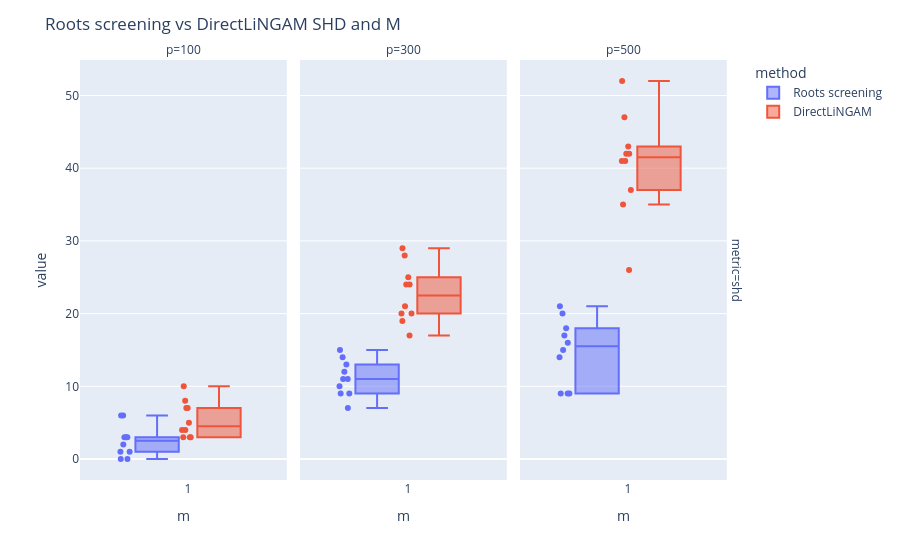
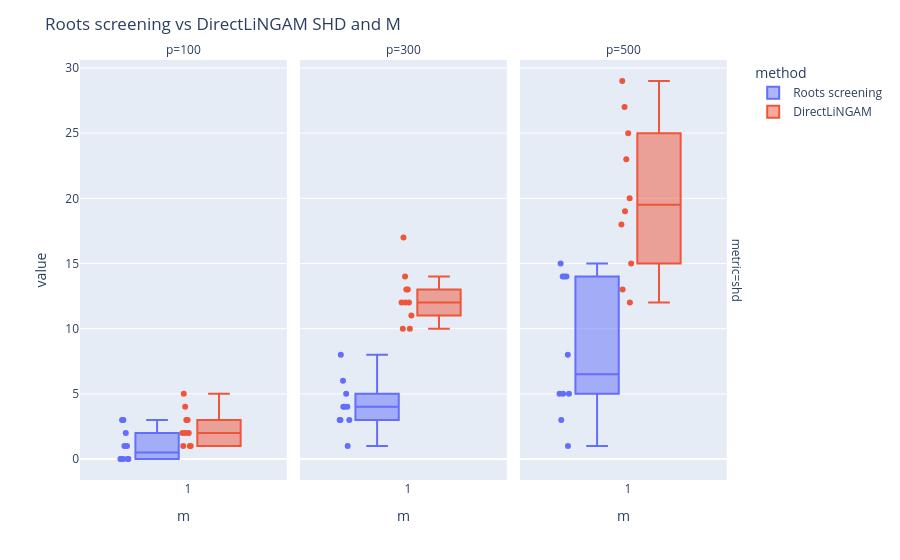
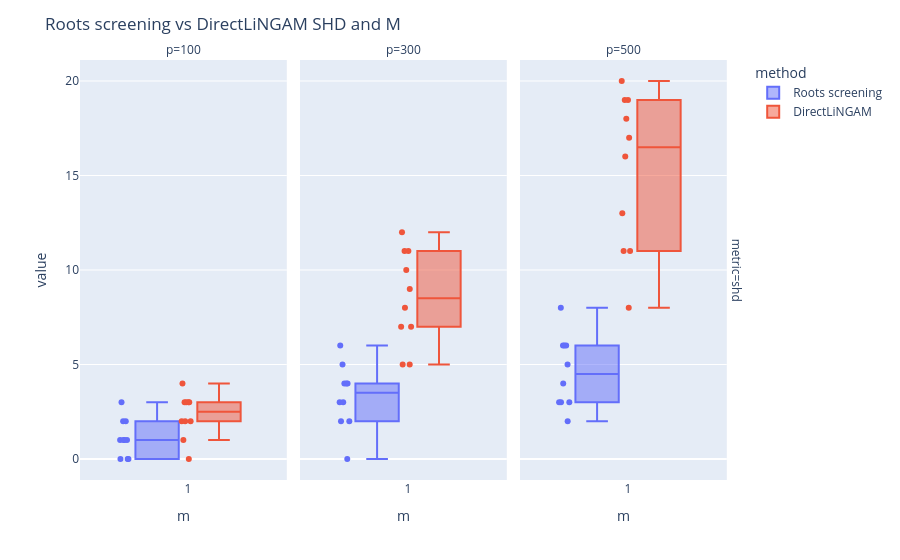

Write notebook code for charts like these, in order.
### Code cell
for n in N_LIST:
    fig_metrics = px.box(
        metrics_long[(metrics_long['metric'] == "shd") & (metrics_long['n']==n)],
        x='m',
        y='value',
        color='method',
        facet_row='metric',
        facet_col='p',
        category_orders={
            'metric': ['shd'],
            'm': [1],
            'p': [100, 300, 500]
        },
        points='all',  # show all runs
    )

    fig_metrics.update_layout(
        title='Roots screening vs DirectLiNGAM SHD and M',
        boxmode='group',
        yaxis_title='value'
    )
    fig_metrics.show()
    fig_metrics.write_html(f"roots_screening_vs_direct_lingam_shd_{n}_samples.html")

### Figure 1 — Plotly figure (JSON) as saved in the notebook; plotly's stock layout.template omitted (floating-point values rounded to 4 significant figures)
{"data": [{"alignmentgroup": "True", "boxpoints": "all", "hovertemplate": "method=Roots screening<br>metric=shd<br>p=100<br>m=%{x}<br>value=%{y}<extra></extra>", "legendgroup": "Roots screening", "marker": {"color": "#636efa"}, "name": "Roots screening", "notched": false, "offsetgroup": "Roots screening", "orientation": "v", "showlegend": true, "type": "box", "x": [1.0, 1.0, 1.0, 1.0, 1.0, 1.0, 1.0, 1.0, 1.0, 1.0], "x0": " ", "xaxis": "x", "y": [3.0, 0.0, 6.0, 1.0, 3.0, 2.0, 6.0, 3.0, 1.0, 0.0], "y0": " ", "yaxis": "y"}, {"alignmentgroup": "True", "boxpoints": "all", "hovertemplate": "method=DirectLiNGAM<br>metric=shd<br>p=100<br>m=%{x}<br>value=%{y}<extra></extra>", "legendgroup": "DirectLiNGAM", "marker": {"color": "#EF553B"}, "name": "DirectLiNGAM", "notched": false, "offsetgroup": "DirectLiNGAM", "orientation": "v", "showlegend": true, "type": "box", "x": [1.0, 1.0, 1.0, 1.0, 1.0, 1.0, 1.0, 1.0, 1.0, 1.0], "x0": " ", "xaxis": "x", "y": [7.0, 3.0, 8.0, 10.0, 4.0, 4.0, 7.0, 5.0, 3.0, 3.0], "y0": " ", "yaxis": "y"}, {"alignmentgroup": "True", "boxpoints": "all", "hovertemplate": "method=Roots screening<br>metric=shd<br>p=300<br>m=%{x}<br>value=%{y}<extra></extra>", "legendgroup": "Roots screening", "marker": {"color": "#636efa"}, "name": "Roots screening", "notched": false, "offsetgroup": "Roots screening", "orientation": "v", "showlegend": false, "type": "box", "x": [1.0, 1.0, 1.0, 1.0, 1.0, 1.0, 1.0, 1.0, 1.0, 1.0], "x0": " ", "xaxis": "x2", "y": [14.0, 15.0, 11.0, 13.0, 11.0, 9.0, 9.0, 12.0, 7.0, 10.0], "y0": " ", "yaxis": "y2"}, {"alignmentgroup": "True", "boxpoints": "all", "hovertemplate": "method=DirectLiNGAM<br>metric=shd<br>p=300<br>m=%{x}<br>value=%{y}<extra></extra>", "legendgroup": "DirectLiNGAM", "marker": {"color": "#EF553B"}, "name": "DirectLiNGAM", "notched": false, "offsetgroup": "DirectLiNGAM", "orientation": "v", "showlegend": false, "type": "box", "x": [1.0, 1.0, 1.0, 1.0, 1.0, 1.0, 1.0, 1.0, 1.0, 1.0], "x0": " ", "xaxis": "x2", "y": [29.0, 19.0, 24.0, 20.0, 24.0, 20.0, 28.0, 25.0, 17.0, 21.0], "y0": " ", "yaxis": "y2"}, {"alignmentgroup": "True", "boxpoints": "all", "hovertemplate": "method=Roots screening<br>metric=shd<br>p=500<br>m=%{x}<br>value=%{y}<extra></extra>", "legendgroup": "Roots screening", "marker": {"color": "#636efa"}, "name": "Roots screening", "notched": false, "offsetgroup": "Roots screening", "orientation": "v", "showlegend": false, "type": "box", "x": [1.0, 1.0, 1.0, 1.0, 1.0, 1.0, 1.0, 1.0, 1.0, 1.0], "x0": " ", "xaxis": "x3", "y": [16.0, 20.0, 9.0, 15.0, 17.0, 18.0, 14.0, 9.0, 9.0, 21.0], "y0": " ", "yaxis": "y3"}, {"alignmentgroup": "True", "boxpoints": "all", "hovertemplate": "method=DirectLiNGAM<br>metric=shd<br>p=500<br>m=%{x}<br>value=%{y}<extra></extra>", "legendgroup": "DirectLiNGAM", "marker": {"color": "#EF553B"}, "name": "DirectLiNGAM", "notched": false, "offsetgroup": "DirectLiNGAM", "orientation": "v", "showlegend": false, "type": "box", "x": [1.0, 1.0, 1.0, 1.0, 1.0, 1.0, 1.0, 1.0, 1.0, 1.0], "x0": " ", "xaxis": "x3", "y": [35.0, 42.0, 41.0, 37.0, 43.0, 41.0, 42.0, 47.0, 26.0, 52.0], "y0": " ", "yaxis": "y3"}], "layout": {"annotations": [{"font": {}, "showarrow": false, "text": "p=100", "x": 0.1567, "xanchor": "center", "xref": "paper", "y": 1, "yanchor": "bottom", "yref": "paper"}, {"font": {}, "showarrow": false, "text": "p=300", "x": 0.49, "xanchor": "center", "xref": "paper", "y": 1, "yanchor": "bottom", "yref": "paper"}, {"font": {}, "showarrow": false, "text": "p=500", "x": 0.8233, "xanchor": "center", "xref": "paper", "y": 1, "yanchor": "bottom", "yref": "paper"}, {"font": {}, "showarrow": false, "text": "metric=shd", "textangle": 90, "x": 0.98, "xanchor": "left", "xref": "paper", "y": 0.5, "yanchor": "middle", "yref": "paper"}], "boxmode": "group", "legend": {"title": {"text": "method"}, "tracegroupgap": 0}, "margin": {"t": 60}, "title": {"text": "Roots screening vs DirectLiNGAM SHD and M"}, "xaxis": {"anchor": "y", "categoryarray": [1], "categoryorder": "array", "domain": [0, 0.3133], "title": {"text": "m"}}, "xaxis2": {"anchor": "y2", "categoryarray": [1], "categoryorder": "array", "domain": [0.3333, 0.6467], "matches": "x", "title": {"text": "m"}}, "xaxis3": {"anchor": "y3", "categoryarray": [1], "categoryorder": "array", "domain": [0.6667, 0.98], "matches": "x", "title": {"text": "m"}}, "yaxis": {"anchor": "x", "domain": [0, 1], "title": {"text": "value"}}, "yaxis2": {"anchor": "x2", "domain": [0, 1], "matches": "y", "showticklabels": false}, "yaxis3": {"anchor": "x3", "domain": [0, 1], "matches": "y", "showticklabels": false}}}

### Figure 2 — Plotly figure (JSON) as saved in the notebook; plotly's stock layout.template omitted (floating-point values rounded to 4 significant figures)
{"data": [{"alignmentgroup": "True", "boxpoints": "all", "hovertemplate": "method=Roots screening<br>metric=shd<br>p=100<br>m=%{x}<br>value=%{y}<extra></extra>", "legendgroup": "Roots screening", "marker": {"color": "#636efa"}, "name": "Roots screening", "notched": false, "offsetgroup": "Roots screening", "orientation": "v", "showlegend": true, "type": "box", "x": [1.0, 1.0, 1.0, 1.0, 1.0, 1.0, 1.0, 1.0, 1.0, 1.0], "x0": " ", "xaxis": "x", "y": [1.0, 0.0, 0.0, 0.0, 0.0, 0.0, 1.0, 3.0, 3.0, 2.0], "y0": " ", "yaxis": "y"}, {"alignmentgroup": "True", "boxpoints": "all", "hovertemplate": "method=DirectLiNGAM<br>metric=shd<br>p=100<br>m=%{x}<br>value=%{y}<extra></extra>", "legendgroup": "DirectLiNGAM", "marker": {"color": "#EF553B"}, "name": "DirectLiNGAM", "notched": false, "offsetgroup": "DirectLiNGAM", "orientation": "v", "showlegend": true, "type": "box", "x": [1.0, 1.0, 1.0, 1.0, 1.0, 1.0, 1.0, 1.0, 1.0, 1.0], "x0": " ", "xaxis": "x", "y": [2.0, 1.0, 1.0, 1.0, 2.0, 3.0, 4.0, 2.0, 5.0, 3.0], "y0": " ", "yaxis": "y"}, {"alignmentgroup": "True", "boxpoints": "all", "hovertemplate": "method=Roots screening<br>metric=shd<br>p=300<br>m=%{x}<br>value=%{y}<extra></extra>", "legendgroup": "Roots screening", "marker": {"color": "#636efa"}, "name": "Roots screening", "notched": false, "offsetgroup": "Roots screening", "orientation": "v", "showlegend": false, "type": "box", "x": [1.0, 1.0, 1.0, 1.0, 1.0, 1.0, 1.0, 1.0, 1.0, 1.0], "x0": " ", "xaxis": "x2", "y": [4.0, 3.0, 5.0, 3.0, 4.0, 6.0, 1.0, 4.0, 3.0, 8.0], "y0": " ", "yaxis": "y2"}, {"alignmentgroup": "True", "boxpoints": "all", "hovertemplate": "method=DirectLiNGAM<br>metric=shd<br>p=300<br>m=%{x}<br>value=%{y}<extra></extra>", "legendgroup": "DirectLiNGAM", "marker": {"color": "#EF553B"}, "name": "DirectLiNGAM", "notched": false, "offsetgroup": "DirectLiNGAM", "orientation": "v", "showlegend": false, "type": "box", "x": [1.0, 1.0, 1.0, 1.0, 1.0, 1.0, 1.0, 1.0, 1.0, 1.0], "x0": " ", "xaxis": "x2", "y": [12.0, 10.0, 14.0, 17.0, 10.0, 13.0, 12.0, 11.0, 12.0, 13.0], "y0": " ", "yaxis": "y2"}, {"alignmentgroup": "True", "boxpoints": "all", "hovertemplate": "method=Roots screening<br>metric=shd<br>p=500<br>m=%{x}<br>value=%{y}<extra></extra>", "legendgroup": "Roots screening", "marker": {"color": "#636efa"}, "name": "Roots screening", "notched": false, "offsetgroup": "Roots screening", "orientation": "v", "showlegend": false, "type": "box", "x": [1.0, 1.0, 1.0, 1.0, 1.0, 1.0, 1.0, 1.0, 1.0, 1.0], "x0": " ", "xaxis": "x3", "y": [14.0, 15.0, 14.0, 5.0, 1.0, 3.0, 14.0, 8.0, 5.0, 5.0], "y0": " ", "yaxis": "y3"}, {"alignmentgroup": "True", "boxpoints": "all", "hovertemplate": "method=DirectLiNGAM<br>metric=shd<br>p=500<br>m=%{x}<br>value=%{y}<extra></extra>", "legendgroup": "DirectLiNGAM", "marker": {"color": "#EF553B"}, "name": "DirectLiNGAM", "notched": false, "offsetgroup": "DirectLiNGAM", "orientation": "v", "showlegend": false, "type": "box", "x": [1.0, 1.0, 1.0, 1.0, 1.0, 1.0, 1.0, 1.0, 1.0, 1.0], "x0": " ", "xaxis": "x3", "y": [18.0, 25.0, 29.0, 19.0, 20.0, 12.0, 27.0, 15.0, 13.0, 23.0], "y0": " ", "yaxis": "y3"}], "layout": {"annotations": [{"font": {}, "showarrow": false, "text": "p=100", "x": 0.1567, "xanchor": "center", "xref": "paper", "y": 1, "yanchor": "bottom", "yref": "paper"}, {"font": {}, "showarrow": false, "text": "p=300", "x": 0.49, "xanchor": "center", "xref": "paper", "y": 1, "yanchor": "bottom", "yref": "paper"}, {"font": {}, "showarrow": false, "text": "p=500", "x": 0.8233, "xanchor": "center", "xref": "paper", "y": 1, "yanchor": "bottom", "yref": "paper"}, {"font": {}, "showarrow": false, "text": "metric=shd", "textangle": 90, "x": 0.98, "xanchor": "left", "xref": "paper", "y": 0.5, "yanchor": "middle", "yref": "paper"}], "boxmode": "group", "legend": {"title": {"text": "method"}, "tracegroupgap": 0}, "margin": {"t": 60}, "title": {"text": "Roots screening vs DirectLiNGAM SHD and M"}, "xaxis": {"anchor": "y", "categoryarray": [1], "categoryorder": "array", "domain": [0, 0.3133], "title": {"text": "m"}}, "xaxis2": {"anchor": "y2", "categoryarray": [1], "categoryorder": "array", "domain": [0.3333, 0.6467], "matches": "x", "title": {"text": "m"}}, "xaxis3": {"anchor": "y3", "categoryarray": [1], "categoryorder": "array", "domain": [0.6667, 0.98], "matches": "x", "title": {"text": "m"}}, "yaxis": {"anchor": "x", "domain": [0, 1], "title": {"text": "value"}}, "yaxis2": {"anchor": "x2", "domain": [0, 1], "matches": "y", "showticklabels": false}, "yaxis3": {"anchor": "x3", "domain": [0, 1], "matches": "y", "showticklabels": false}}}

### Figure 3 — Plotly figure (JSON) as saved in the notebook; plotly's stock layout.template omitted (floating-point values rounded to 4 significant figures)
{"data": [{"alignmentgroup": "True", "boxpoints": "all", "hovertemplate": "method=Roots screening<br>metric=shd<br>p=100<br>m=%{x}<br>value=%{y}<extra></extra>", "legendgroup": "Roots screening", "marker": {"color": "#636efa"}, "name": "Roots screening", "notched": false, "offsetgroup": "Roots screening", "orientation": "v", "showlegend": true, "type": "box", "x": [1.0, 1.0, 1.0, 1.0, 1.0, 1.0, 1.0, 1.0, 1.0, 1.0], "x0": " ", "xaxis": "x", "y": [1.0, 1.0, 1.0, 0.0, 2.0, 2.0, 0.0, 3.0, 0.0, 1.0], "y0": " ", "yaxis": "y"}, {"alignmentgroup": "True", "boxpoints": "all", "hovertemplate": "method=DirectLiNGAM<br>metric=shd<br>p=100<br>m=%{x}<br>value=%{y}<extra></extra>", "legendgroup": "DirectLiNGAM", "marker": {"color": "#EF553B"}, "name": "DirectLiNGAM", "notched": false, "offsetgroup": "DirectLiNGAM", "orientation": "v", "showlegend": true, "type": "box", "x": [1.0, 1.0, 1.0, 1.0, 1.0, 1.0, 1.0, 1.0, 1.0, 1.0], "x0": " ", "xaxis": "x", "y": [4.0, 2.0, 3.0, 0.0, 1.0, 2.0, 2.0, 3.0, 3.0, 3.0], "y0": " ", "yaxis": "y"}, {"alignmentgroup": "True", "boxpoints": "all", "hovertemplate": "method=Roots screening<br>metric=shd<br>p=300<br>m=%{x}<br>value=%{y}<extra></extra>", "legendgroup": "Roots screening", "marker": {"color": "#636efa"}, "name": "Roots screening", "notched": false, "offsetgroup": "Roots screening", "orientation": "v", "showlegend": false, "type": "box", "x": [1.0, 1.0, 1.0, 1.0, 1.0, 1.0, 1.0, 1.0, 1.0, 1.0], "x0": " ", "xaxis": "x2", "y": [3.0, 3.0, 4.0, 0.0, 2.0, 4.0, 2.0, 6.0, 5.0, 4.0], "y0": " ", "yaxis": "y2"}, {"alignmentgroup": "True", "boxpoints": "all", "hovertemplate": "method=DirectLiNGAM<br>metric=shd<br>p=300<br>m=%{x}<br>value=%{y}<extra></extra>", "legendgroup": "DirectLiNGAM", "marker": {"color": "#EF553B"}, "name": "DirectLiNGAM", "notched": false, "offsetgroup": "DirectLiNGAM", "orientation": "v", "showlegend": false, "type": "box", "x": [1.0, 1.0, 1.0, 1.0, 1.0, 1.0, 1.0, 1.0, 1.0, 1.0], "x0": " ", "xaxis": "x2", "y": [8.0, 7.0, 12.0, 5.0, 5.0, 9.0, 7.0, 10.0, 11.0, 11.0], "y0": " ", "yaxis": "y2"}, {"alignmentgroup": "True", "boxpoints": "all", "hovertemplate": "method=Roots screening<br>metric=shd<br>p=500<br>m=%{x}<br>value=%{y}<extra></extra>", "legendgroup": "Roots screening", "marker": {"color": "#636efa"}, "name": "Roots screening", "notched": false, "offsetgroup": "Roots screening", "orientation": "v", "showlegend": false, "type": "box", "x": [1.0, 1.0, 1.0, 1.0, 1.0, 1.0, 1.0, 1.0, 1.0, 1.0], "x0": " ", "xaxis": "x3", "y": [4.0, 6.0, 8.0, 3.0, 5.0, 3.0, 6.0, 6.0, 2.0, 3.0], "y0": " ", "yaxis": "y3"}, {"alignmentgroup": "True", "boxpoints": "all", "hovertemplate": "method=DirectLiNGAM<br>metric=shd<br>p=500<br>m=%{x}<br>value=%{y}<extra></extra>", "legendgroup": "DirectLiNGAM", "marker": {"color": "#EF553B"}, "name": "DirectLiNGAM", "notched": false, "offsetgroup": "DirectLiNGAM", "orientation": "v", "showlegend": false, "type": "box", "x": [1.0, 1.0, 1.0, 1.0, 1.0, 1.0, 1.0, 1.0, 1.0, 1.0], "x0": " ", "xaxis": "x3", "y": [20.0, 17.0, 16.0, 11.0, 19.0, 8.0, 13.0, 11.0, 19.0, 18.0], "y0": " ", "yaxis": "y3"}], "layout": {"annotations": [{"font": {}, "showarrow": false, "text": "p=100", "x": 0.1567, "xanchor": "center", "xref": "paper", "y": 1, "yanchor": "bottom", "yref": "paper"}, {"font": {}, "showarrow": false, "text": "p=300", "x": 0.49, "xanchor": "center", "xref": "paper", "y": 1, "yanchor": "bottom", "yref": "paper"}, {"font": {}, "showarrow": false, "text": "p=500", "x": 0.8233, "xanchor": "center", "xref": "paper", "y": 1, "yanchor": "bottom", "yref": "paper"}, {"font": {}, "showarrow": false, "text": "metric=shd", "textangle": 90, "x": 0.98, "xanchor": "left", "xref": "paper", "y": 0.5, "yanchor": "middle", "yref": "paper"}], "boxmode": "group", "legend": {"title": {"text": "method"}, "tracegroupgap": 0}, "margin": {"t": 60}, "title": {"text": "Roots screening vs DirectLiNGAM SHD and M"}, "xaxis": {"anchor": "y", "categoryarray": [1], "categoryorder": "array", "domain": [0, 0.3133], "title": {"text": "m"}}, "xaxis2": {"anchor": "y2", "categoryarray": [1], "categoryorder": "array", "domain": [0.3333, 0.6467], "matches": "x", "title": {"text": "m"}}, "xaxis3": {"anchor": "y3", "categoryarray": [1], "categoryorder": "array", "domain": [0.6667, 0.98], "matches": "x", "title": {"text": "m"}}, "yaxis": {"anchor": "x", "domain": [0, 1], "title": {"text": "value"}}, "yaxis2": {"anchor": "x2", "domain": [0, 1], "matches": "y", "showticklabels": false}, "yaxis3": {"anchor": "x3", "domain": [0, 1], "matches": "y", "showticklabels": false}}}
